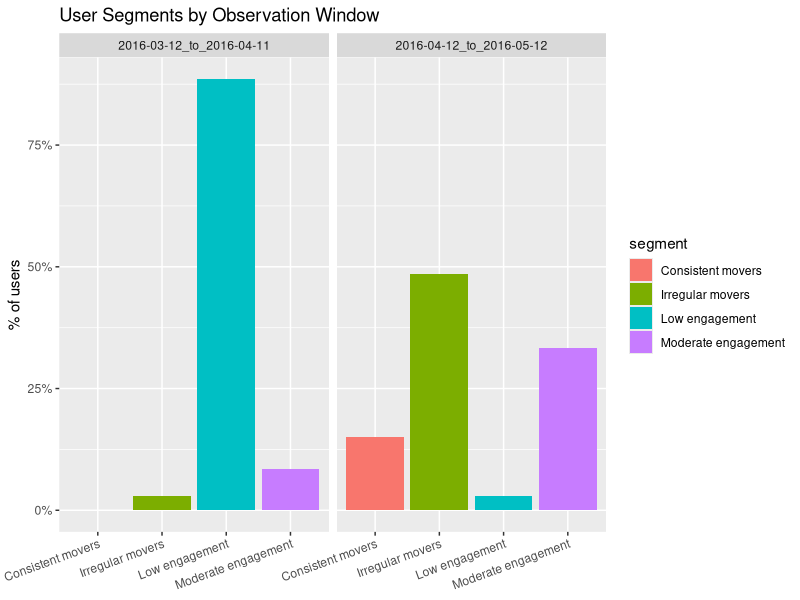
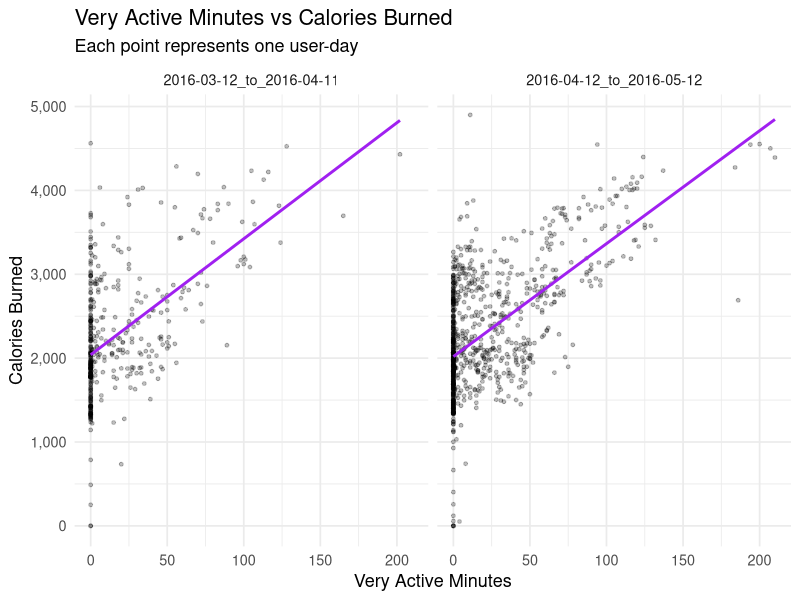
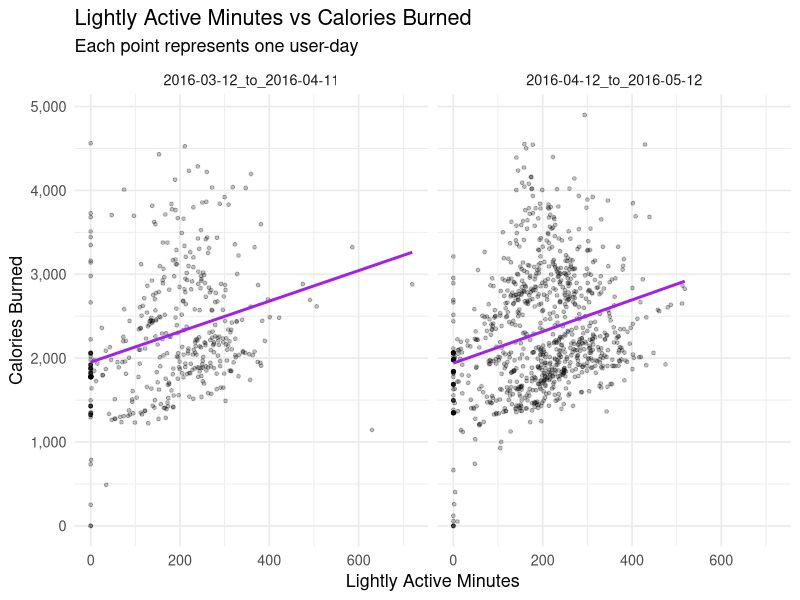
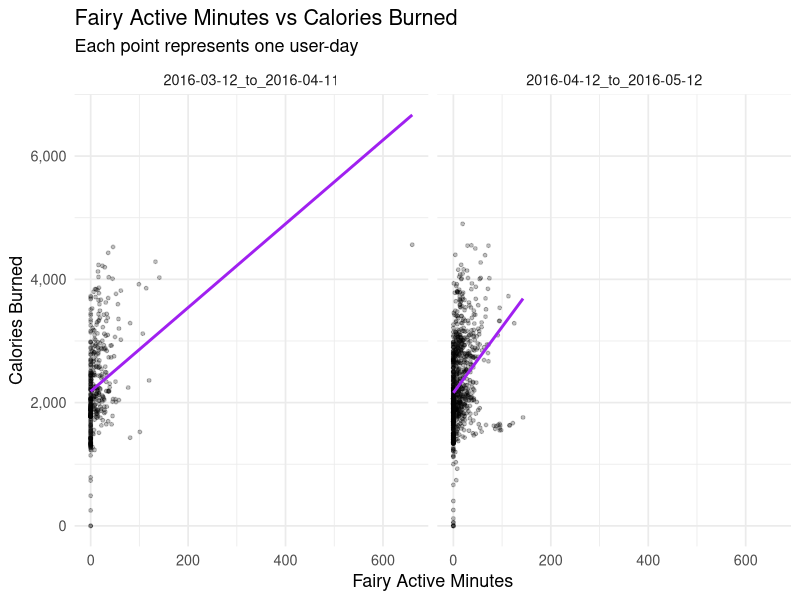
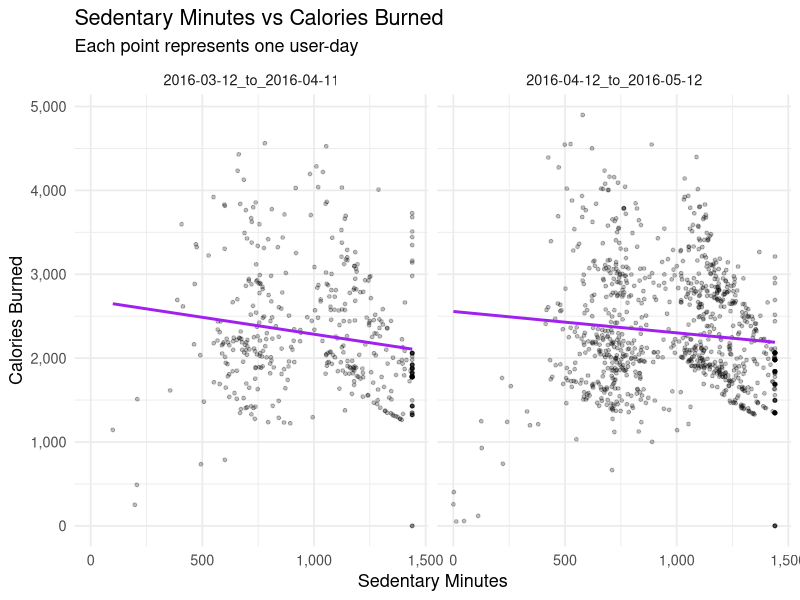
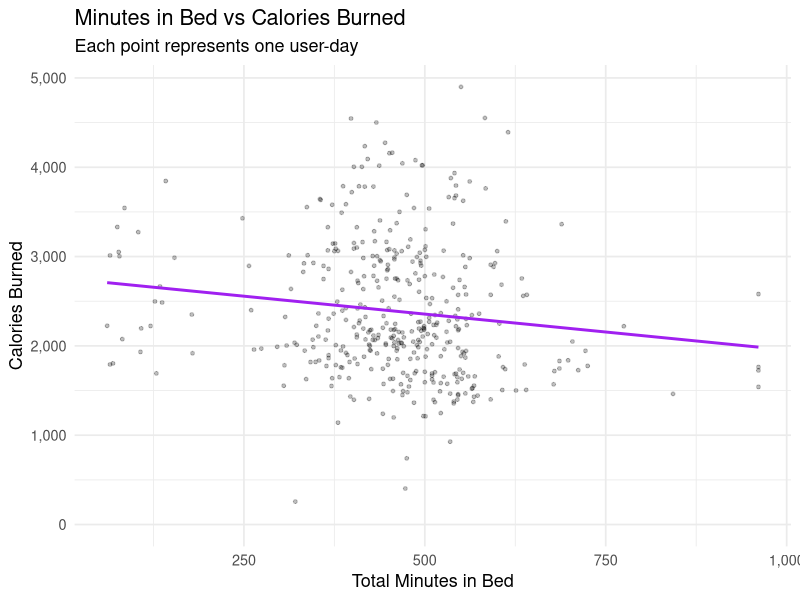
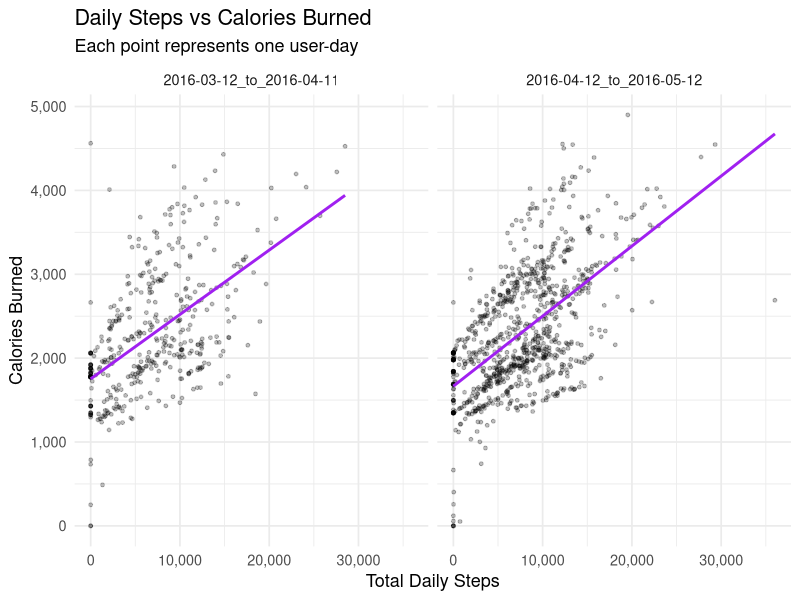
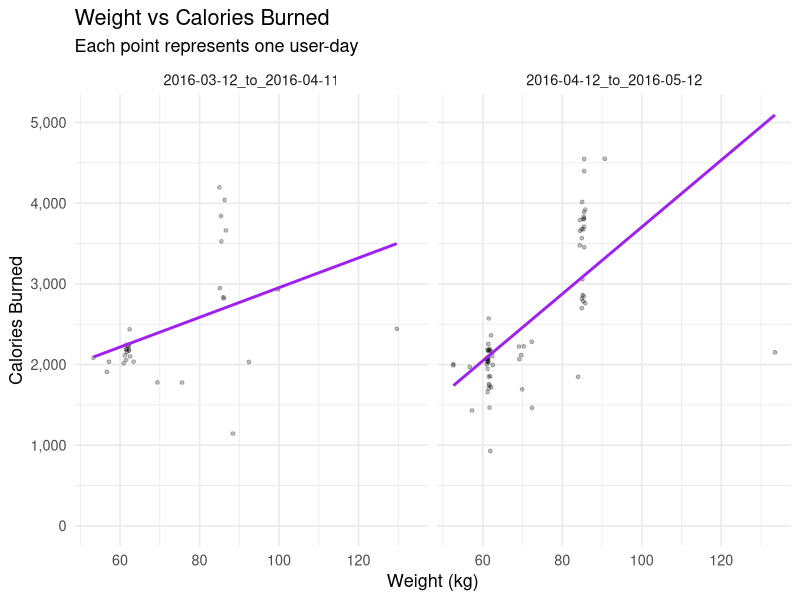

Recreate these plots in R, in order.
## ---- chunk 1
knitr::opts_chunk$set(
	echo = TRUE,
	message = FALSE,
	warning = FALSE
)
library(tidyverse)
library(lubridate)
library(scales)
library(ggplot2)
library(broom)

options(scipen = 999)
## ---- chunk 2
users<- read_csv("user_summary.csv")
daily <- read_csv("daily_leaf.csv")
hourly <- read_csv("hourly_leaf.csv")
win <- read_csv("window_comparisson.csv")

glimpse(daily)
glimpse(hourly)
glimpse(users)
glimpse(win)
## ---- chunk 3
daily %>% count(dataset_window, name = "daily_rows")
hourly %>% count(dataset_window, name = "hourly_rows")
users %>% count(dataset_window, name = "user_rows")

daily %>% distinct(Id, dataset_window) %>% count(dataset_window, name = "n_users_daily")
hourly %>% distinct(Id, dataset_window) %>% count(dataset_window, name = "n_users_hourly")
users %>% count(dataset_window, name = "n_users_summary")
## ---- chunk 4
daily %>% summarise(min=min(window_day_index), max=max(window_day_index))
hourly %>% summarise(min=min(window_day_index), max=max(window_day_index))
## ---- chunk 5

daily %>%
  group_by(dataset_window) %>%
  summarise(
    pct_days_sleep = mean(has_sleep_log_for_day, na.rm=TRUE),
    n_days_sleep = sum(has_sleep_log_for_day, na.rm=TRUE),
    n_days_no_sleep = sum(!has_sleep_log_for_day, na.rm = TRUE),
    pct_days_weight = mean(has_weight_log_for_day, na.rm=TRUE),
    n_days_weight = sum(has_weight_log_for_day, na.rm=TRUE),
    n_days_no_weight = sum(!has_weight_log_for_day, na.rm = TRUE),
      .groups = "drop"
    )

users %>%
  group_by(dataset_window) %>%
  summarise(
    pct_users_sleep = mean(has_sleep_log, na.rm=TRUE),
    pct_users_weight = mean(has_weight_log, na.rm=TRUE),
    .groups = "drop"
)
## ---- chunk 6
daily %>% summarise(
  neg_steps = sum(total_steps < 0, na.rm=TRUE),
  huge_steps = sum(total_steps > 50000, na.rm=TRUE),
  sedentary_gt_day = sum(sedentary_minutes > 1440, na.rm=TRUE),
  .groups = "drop"
)
## ---- chunk 7
hourly %>% group_by(week_day, log_time) %>%
  summarise(
    average_steps = mean(total_steps, na.rm=TRUE),
    average_calories = mean(calories, na.rm=TRUE),
    average_intensity = mean(average_intensity, na.rm=TRUE),
    .groups = "drop"
  )
## ---- chunk 8
daily %>% group_by(is_weekend) %>%
  summarise(
    average_steps = mean(total_steps, na.rm=TRUE),
    average_calories = mean(calories, na.rm=TRUE),
    average_activity = mean(rowSums(across(c(lightly_active_minutes, fairly_active_minutes, very_active_minutes)), na.rm=TRUE), na.rm=TRUE)/60,
    .groups = "drop"
)
## ---- chunk 9
daily %>% group_by(week_day) %>%
  arrange(week_day) %>%
  summarise(
    average_steps = mean(total_steps, na.rm=TRUE),
    average_calories = mean(calories, na.rm=TRUE),
    average_activity = mean(rowSums(across(c(lightly_active_minutes, fairly_active_minutes, very_active_minutes)), na.rm=TRUE), na.rm=TRUE)/60
  )
## ---- chunk 10
daily %>% 
  summarise(
    average_lightly_active_minutes= mean(lightly_active_minutes, na.rm=TRUE)/60,
    average_fairly_active_minutes = mean(fairly_active_minutes, na.rm=TRUE)/60,
    average_very_active_minutes = mean(very_active_minutes, na.rm=TRUE)/60,
    average_sedentary_minutes = mean(sedentary_minutes, na.rm=TRUE)/60
  )
## ---- chunk 11
user_variability <- daily %>% group_by(Id, dataset_window) %>%
  summarise(
    average_steps = mean(total_steps, na.rm=TRUE),
    average_distance = mean(total_distance, na.rm=TRUE),
    average_calories = mean(calories, na.rm=TRUE),
    average_activity = mean(rowSums(across(c(lightly_active_minutes, fairly_active_minutes, very_active_minutes)), na.rm=TRUE), na.rm=TRUE)/60,
    step_variability = sd(total_steps, na.rm = TRUE),
    n_days = n(),
    .groups = "drop"
)
user_variability <- user_variability %>%
  mutate(
    step_cv = step_variability / average_steps
  )
user_variability
## ---- chunk 12
window_stats <- users %>%
  group_by(dataset_window) %>%
  summarise(
    med_steps = median(avg_steps, na.rm = TRUE),
    med_var = median(step_variability, na.rm = TRUE),
    .groups = "drop"
  )
users_seg_leaf <- users %>%
  left_join(window_stats, by = "dataset_window") %>%
  mutate(
    segment = case_when(
      active_days_pct < 0.50 ~ "Low engagement",
      active_days_pct >= 0.80 & avg_steps >= med_steps & step_variability <= med_var ~ "Consistent movers",
      active_days_pct >= 0.50 & step_variability > med_var ~ "Irregular movers",
      TRUE ~ "Moderate engagement"
    )
  )
seg_summary_leaf <- users_seg_leaf %>%
  group_by(dataset_window, segment) %>%
  summarise(
    n_users = n(),
    avg_steps = mean(avg_steps, na.rm = TRUE),
    avg_active_days_pct = mean(active_days_pct, na.rm = TRUE),
    avg_variability = mean(step_variability, na.rm = TRUE),
    avg_sedentary = mean(avg_sedentary_minutes, na.rm = TRUE),
    pct_sleep_loggers = mean(has_sleep_log, na.rm = TRUE),
    pct_weight_loggers = mean(has_weight_log, na.rm = TRUE),
    .groups = "drop_last"
  ) %>%
  mutate(pct_users = n_users/sum(n_users)) %>%
  ungroup()%>%
  arrange(dataset_window, desc(pct_users))

seg_summary_leaf

ggplot(seg_summary_leaf, aes(x = segment, y = pct_users, fill = segment)) +
  geom_col() +
  facet_wrap(~ dataset_window) +
  scale_y_continuous(labels = percent) +
  labs(title = "User Segments by Observation Window", x = NULL, y = "% of users") +
  theme(axis.text.x = element_text(angle = 20, hjust = 1))
## ---- chunk 13
cor_by_window <- daily %>%
  filter(very_active_minutes > 0) %>%
  group_by(dataset_window) %>%
  summarise(
    cor_very_active_minutes_calories = cor(very_active_minutes, calories, use = "complete.obs"),
    n_days = n(),
    .groups = "drop"
  )

cor_by_window

lm_by_window <- daily %>%
  group_by(dataset_window) %>%
  do(model = lm(calories ~ very_active_minutes, data = .))

print(summary(lm_by_window$model[[1]]), digits = 4)
print(summary(lm_by_window$model[[2]]), digits = 4)

ggplot(daily, aes(x = very_active_minutes, y = calories)) +
  geom_point(alpha = 0.25, size = 1) +
  geom_smooth(method = "lm", se = FALSE, color = "purple", linewidth = 1) +
  facet_wrap(~ dataset_window) +
  scale_x_continuous(labels = scales::comma) +
  scale_y_continuous(labels = scales::comma) +
  labs(
    title = "Very Active Minutes vs Calories Burned",
    subtitle = "Each point represents one user-day",
    x = "Very Active Minutes",
    y = "Calories Burned"
  ) +
  theme_minimal(base_size = 13)

cor_by_window <- daily %>%
  filter(lightly_active_minutes > 0) %>%
  group_by(dataset_window) %>%
  summarise(
    cor_lightly_active_minutes_calories = cor(lightly_active_minutes, calories, use = "complete.obs"),
    n_days = n(),
    .groups = "drop"
  )

cor_by_window

lm_by_window <- daily %>%
  group_by(dataset_window) %>%
  do(model = lm(calories ~ lightly_active_minutes, data = .))

print(summary(lm_by_window$model[[1]]), digits = 4)
print(summary(lm_by_window$model[[2]]), digits = 4)

ggplot(daily, aes(x = lightly_active_minutes, y = calories)) +
  geom_point(alpha = 0.25, size = 1) +
  geom_smooth(method = "lm", se = FALSE, color = "purple", linewidth = 1) +
  facet_wrap(~ dataset_window) +
  scale_x_continuous(labels = scales::comma) +
  scale_y_continuous(labels = scales::comma) +
  labs(
    title = "Lightly Active Minutes vs Calories Burned",
    subtitle = "Each point represents one user-day",
    x = "Lightly Active Minutes",
    y = "Calories Burned"
  ) +
  theme_minimal(base_size = 13)

cor_by_window <- daily %>%
  filter(fairly_active_minutes > 0) %>%
  group_by(dataset_window) %>%
  summarise(
    cor_fairy_active_minutes_calories = cor(fairly_active_minutes, calories, use = "complete.obs"),
    n_days = n(),
    .groups = "drop"
  )

cor_by_window

lm_by_window <- daily %>%
  group_by(dataset_window) %>%
  do(model = lm(calories ~ fairly_active_minutes, data = .))

print(summary(lm_by_window$model[[1]]), digits = 4)
print(summary(lm_by_window$model[[2]]), digits = 4)

ggplot(daily, aes(x = fairly_active_minutes, y = calories)) +
  geom_point(alpha = 0.25, size = 1) +
  geom_smooth(method = "lm", se = FALSE, color = "purple", linewidth = 1) +
  facet_wrap(~ dataset_window) +
  scale_x_continuous(labels = scales::comma) +
  scale_y_continuous(labels = scales::comma) +
  labs(
    title = "Fairy Active Minutes vs Calories Burned",
    subtitle = "Each point represents one user-day",
    x = "Fairy Active Minutes",
    y = "Calories Burned"
  ) +
  theme_minimal(base_size = 13)

cor_by_window <- daily %>%
  filter(sedentary_minutes > 0) %>%
  group_by(dataset_window) %>%
  summarise(
    cor_sedentary_minutes_calories = cor(sedentary_minutes, calories, use = "complete.obs"),
    n_days = n(),
    .groups = "drop"
  )

cor_by_window

lm_by_window <- daily %>%
  group_by(dataset_window) %>%
  do(model = lm(calories ~ sedentary_minutes, data = .))

print(summary(lm_by_window$model[[1]]), digits = 4)
print(summary(lm_by_window$model[[2]]), digits = 4)

ggplot(daily, aes(x = sedentary_minutes, y = calories)) +
  geom_point(alpha = 0.25, size = 1) +
  geom_smooth(method = "lm", se = FALSE, color = "purple", linewidth = 1) +
  facet_wrap(~ dataset_window) +
  scale_x_continuous(labels = scales::comma) +
  scale_y_continuous(labels = scales::comma) +
  labs(
    title = "Sedentary Minutes vs Calories Burned",
    subtitle = "Each point represents one user-day",
    x = "Sedentary Minutes",
    y = "Calories Burned"
  ) +
  theme_minimal(base_size = 13)
## ---- chunk 14
users %>%
  filter(sleep_rows > 0) %>%
  group_by(dataset_window, Id) %>%
  summarise(
    pct_sleep_logs_per_period = sleep_rows/31,
    pct_sleep_logs_per_active_days = sleep_rows/days_with_activity,
    .groups = "drop"
  )
daily %>%
  filter(dataset_window == "2016-04-12_to_2016-05-12") %>%
  group_by(log_date) %>%
  summarise(
    n_users = n(),
    n_sleep_logs = sum(has_sleep_log_for_day, na.rm = TRUE),
    pct_users = n_sleep_logs/sum(n_users),
    .groups = "drop"
  ) %>%
  arrange(log_date)
## ---- chunk 15
cor_by_window <- daily %>%
  filter(dataset_window == "2016-04-12_to_2016-05-12") %>%
  summarise(
    cor_in_bed_calories = cor(time_in_bed, calories, use = "complete.obs"),
    n_days = n(),
    .groups = "drop"
  )

cor_by_window

lm_in_bed_cal <- lm(calories ~ time_in_bed, data = daily)
summary(lm_in_bed_cal)

ggplot(daily, aes(x = time_in_bed, y = calories)) +
  geom_point(alpha = 0.25, size = 1) +
  geom_smooth(method = "lm", se = FALSE, color = "purple", linewidth = 1) +
  scale_x_continuous(labels = scales::comma) +
  scale_y_continuous(labels = scales::comma) +
  labs(
    title = "Minutes in Bed vs Calories Burned",
    subtitle = "Each point represents one user-day",
    x = "Total Minutes in Bed",
    y = "Calories Burned"
  ) +
  theme_minimal(base_size = 13)
## ---- chunk 16
users %>%
  filter(weight_rows > 0) %>%
  group_by(dataset_window, Id) %>%
  summarise(
    pct_weight_logs_per_period = weight_rows/31,
    pct_weight_logs_per_active_days = weight_rows/days_with_activity,
    .groups = "drop"
  )
daily %>%
  group_by(dataset_window, log_date) %>%
  summarise(
    n_users = n(),
    n_weight_logs = sum(has_weight_log_for_day, na.rm = TRUE),
    pct_users = n_weight_logs/sum(n_users),
    .groups = "drop"
  ) %>%
  arrange(log_date)
## ---- chunk 17
cor_by_window <- daily %>%
  group_by(dataset_window) %>%
  summarise(
    cor_steps_calories = cor(total_steps, calories, use = "complete.obs"),
    n_days = n(),
    .groups = "drop"
  )

cor_by_window

lm_by_window <- daily %>%
  group_by(dataset_window) %>%
  do(model = lm(calories ~ total_steps, data = .))

print(summary(lm_by_window$model[[1]]), digits = 4)
print(summary(lm_by_window$model[[2]]), digits = 4)

ggplot(daily, aes(x = total_steps, y = calories)) +
  geom_point(alpha = 0.25, size = 1) +
  geom_smooth(method = "lm", se = FALSE, color = "purple", linewidth = 1) +
  facet_wrap(~ dataset_window) +
  scale_x_continuous(labels = scales::comma) +
  scale_y_continuous(labels = scales::comma) +
  labs(
    title = "Daily Steps vs Calories Burned",
    subtitle = "Each point represents one user-day",
    x = "Total Daily Steps",
    y = "Calories Burned"
  ) +
  theme_minimal(base_size = 13)
## ---- chunk 18
cor_by_window <- daily %>%
  filter(weight_kg>40) %>%
  group_by(dataset_window) %>%
  summarise(
    cor_weight_calories = cor(weight_kg, calories, use = "complete.obs"),
    n_days = n(),
    .groups = "drop"
  )

cor_by_window

lm_by_window <- daily %>%
  group_by(dataset_window) %>%
  do(model = lm(calories ~ weight_kg, data = .))

print(summary(lm_by_window$model[[1]]), digits = 4)
print(summary(lm_by_window$model[[2]]), digits = 4)

ggplot(daily, aes(x = weight_kg, y = calories)) +
  geom_point(alpha = 0.25, size = 1) +
  geom_smooth(method = "lm", se = FALSE, color = "purple", linewidth = 1) +
  facet_wrap(~ dataset_window) +
  scale_x_continuous(labels = scales::comma) +
  scale_y_continuous(labels = scales::comma) +
  labs(
    title = "Weight vs Calories Burned",
    subtitle = "Each point represents one user-day",
    x = "Weight (kg)",
    y = "Calories Burned"
  ) +
  theme_minimal(base_size = 13)

cor_by_window <- daily %>%
  filter(weight_kg>40) %>%
  group_by(dataset_window) %>%
  summarise(
    cor_weight_steps = cor(weight_kg, total_steps, use = "complete.obs"),
    n_days = n(),
    .groups = "drop"
  )

cor_by_window

lm_by_window <- daily %>%
  group_by(dataset_window) %>%
  do(model = lm(total_steps ~ weight_kg, data = .))

print(summary(lm_by_window$model[[1]]), digits = 4)
print(summary(lm_by_window$model[[2]]), digits = 4)

ggplot(daily, aes(x = weight_kg, y = total_steps)) +
  geom_point(alpha = 0.25, size = 1) +
  geom_smooth(method = "lm", se = FALSE, color = "purple", linewidth = 1) +
  facet_wrap(~ dataset_window) +
  scale_x_continuous(labels = scales::comma) +
  scale_y_continuous(labels = scales::comma) +
  labs(
    title = "Weight vs Total Steps",
    subtitle = "Each point represents one user-day",
    x = "Weight (kg)",
    y = "Total Steps"
  ) +
  theme_minimal(base_size = 13)
## ---- chunk 19
unique_users <- daily %>%
  group_by(log_date) %>%
  summarize(distinct_users = n_distinct(Id), .groups = "drop")

unique_users

ggplot(unique_users, aes(x = log_date, y = distinct_users)) +
  geom_line() +
  scale_x_continuous(labels = scales::comma) +
  labs(
    title = "Distinct Users per Day",
    x = "Log Date",
    y = "Total Logs"
  ) +
  theme_minimal(base_size = 13)
## ---- chunk 20
user_overlap <- users %>%
  mutate(
    engagement_group = case_when(
      has_sleep_log & has_weight_log ~ "Activity + Sleep + Weight",
      has_sleep_log & !has_weight_log ~ "Activity + Sleep",
      !has_sleep_log & has_weight_log ~ "Activity + Weight",
      TRUE ~ "Activity only"
    )
  )

overlap_summary <- user_overlap %>%
  group_by(dataset_window, engagement_group) %>%
  summarise(
    n_users = n(),
    .groups = "drop"
  ) %>%
  group_by(dataset_window) %>%
  mutate(
    pct_users = n_users / sum(n_users)
  )

overlap_summary

ggplot(overlap_summary,
       aes(x = dataset_window, y = pct_users, fill = engagement_group)) +
  geom_col() +
  scale_y_continuous(labels = scales::percent) +
  labs(
    title = "User Engagement Overlap by Observation Window",
    x = NULL,
    y = "% of users",
    fill = "Engagement type"
  ) +
  theme_minimal(base_size = 13)
## ---- chunk 21
cor_dist <- daily %>%
  summarise(
    cor_total_tracker = cor(total_distance, tracker_distance, use = "complete.obs")
  )

cor_dist

daily_leaf <- daily %>%
  mutate(
    distance_diff = total_distance - tracker_distance
  )

summary(daily_leaf$distance_diff)

ggplot(daily,
       aes(x = tracker_distance, y = total_distance)) +
  geom_point(alpha = 0.3) +
  geom_abline(slope = 1, intercept = 0, linetype = "dashed") +
  labs(
    title = "Tracker Distance vs Total Distance",
    x = "Tracker Distance",
    y = "Total Distance"
  ) +
  theme_minimal()
